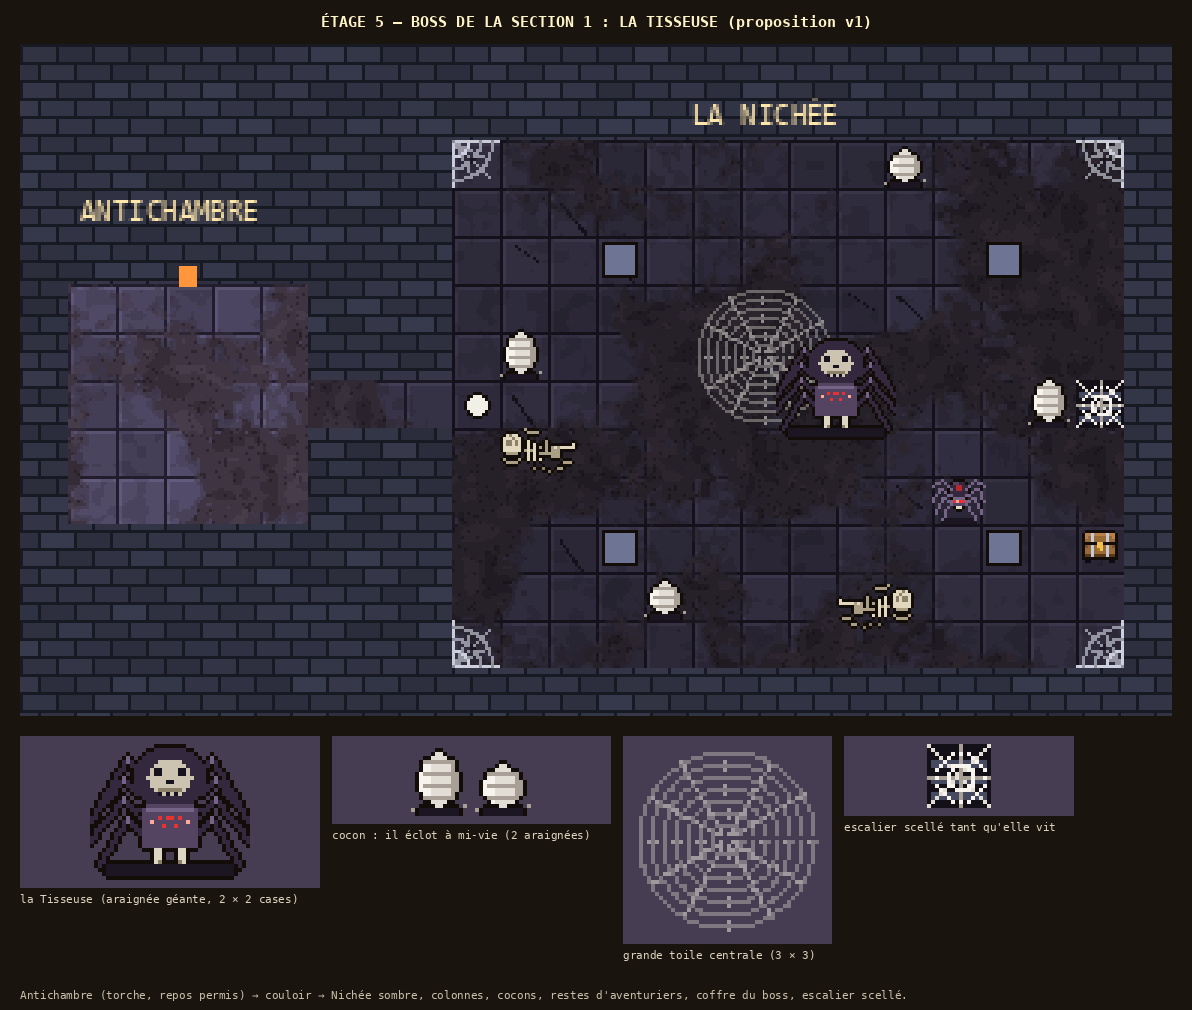

Reproduce this figure in Python.
"""Étage du boss de la section 1, v1 (Thomas, 2026-11-11 : « Fais une proposition d'étage boss »).

Plan proposé : arrivée → antichambre (calme, torche) → couloir → la NICHÉE (grande salle sombre, couverte de toiles,
colonnes, cocons, restes d'aventuriers) où attend l'Araignée géante ; l'escalier est derrière elle, scellé par une toile
tant qu'elle vit. Écrit art/boss_v1.png. Lancer depuis la racine du dépôt.
"""
import os, sys, math
sys.path.insert(0, os.path.dirname(os.path.abspath(__file__)))
import numpy as np
from PIL import Image, ImageDraw
from pix import grid, to_img, up, font, hash2
from dortoir_v2 import Sprite, C, T, walls
from sols_v1 import floor_b
from trainards_v2 import skeleton, cobweb
from araignee_v1 import giant, spider
from salles_v1 import chest_sprite
from planche import planche

C.update({"silk": (226, 222, 214, 255), "silk_d": (168, 160, 150, 255), "silk_l": (246, 244, 236, 255), "egg": (198, 190, 170, 255)})


def cocoon(big=False):
    """Cocon de soie accroché au sol par des fils : il éclot (2 petites araignées) quand la reine est à mi-vie."""
    s = Sprite(14, 18)
    s.r(2, 16, 10, 2, "shadow")
    h = 14 if big else 11
    for y in range(18 - h - 2, 16):
        t = (y - (18 - h - 2)) / h
        hw = 5.2 * math.sin(math.pi * min(1, t * 0.95 + 0.05))
        for x in range(14):
            if abs(x - 6.5) <= hw:
                s.p(x, y, "silk_l" if x < 5 else "silk_d" if x > 9 else "silk")
    for y in range(18 - h, 15, 3):
        s.r(3, y, 8, 1, "silk_d")
    s.done()
    s.p(0, 16, "silk_d").p(13, 15, "silk_d")
    return s


def web_hub():
    """Grande toile au sol au centre de la nichée (3 × 3 cases) : rayons et spirale."""
    W = 48
    s = Sprite(W, W)
    c = (W - 1) / 2
    for a in range(12):
        ang = a * math.pi / 6
        for r in range(2, 23):
            s.p(int(round(c + math.cos(ang) * r)), int(round(c + math.sin(ang) * r)), (220, 218, 210, 150))
    for r in range(4, 23, 3):
        for k in range(int(2 * math.pi * r)):
            ang = k / r
            s.p(int(round(c + math.cos(ang) * r)), int(round(c + math.sin(ang) * r)), (200, 198, 190, 110))
    return s


def sealed_stairs():
    """Escalier qui descend, scellé par une épaisse toile tant que la reine vit."""
    s = Sprite(16, 16)
    s.r(0, 0, 16, 16, (20, 16, 24, 255))
    for y in (4, 8, 12):
        s.r(1, y, 14, 2, (70, 74, 96, 255))
    for i in range(16):
        s.p(i, i, "silk").p(15 - i, i, "silk").p(i, 8, "silk_d").p(8, i, "silk_d")
    for r in (3, 6):
        for k in range(24):
            ang = k * math.pi / 12
            s.p(int(round(8 + math.cos(ang) * r)), int(round(8 + math.sin(ang) * r)), "silk_l")
    return s


if __name__ == "__main__":
    # Plan : antichambre 5 × 5 à gauche, couloir, nichée 13 × 10 à droite.
    IW, IH = 22, 12
    W, H = (IW + 2) * T, (IH + 2) * T
    xs, ys = grid(W, H)
    base = walls(IW, IH)
    fl = floor_b(xs, ys)
    def carve(x0, y0, w, h, dark=1.0):
        base[(y0 + 1) * T:(y0 + 1 + h) * T, (x0 + 1) * T:(x0 + 1 + w) * T] = fl[(y0 + 1) * T:(y0 + 1 + h) * T, (x0 + 1) * T:(x0 + 1 + w) * T] * dark
    base[:] = base * 0.55
    carve(0, 4, 5, 5)                       # antichambre
    carve(5, 6, 3, 1, 0.8)                  # couloir
    carve(8, 1, 14, 11, 0.62)               # nichée (sombre)
    room = to_img(np.clip(base, 0, 255)).convert("RGBA")

    def put(sp, cx, cy, ox=0, oy=0):
        im = sp.img() if hasattr(sp, "img") else sp
        room.alpha_composite(im, ((cx + 1) * T + ox, (cy + 1) * T + T - im.height + oy))

    # Antichambre : torche, une cache, et un message gravé.
    d = ImageDraw.Draw(room)
    d.rectangle([(1 + 2) * T + 5, 4 * T + 10, (1 + 2) * T + 10, 4 * T + 16], fill=(255, 150, 60))
    # Nichée : toiles dans les coins, grande toile centrale, colonnes, cocons, restes, coffre, escalier scellé.
    room.alpha_composite(cobweb().img(), (9 * T, 2 * T))
    room.alpha_composite(cobweb().img().transpose(Image.FLIP_LEFT_RIGHT), (22 * T, 2 * T))
    room.alpha_composite(cobweb().img().transpose(Image.FLIP_TOP_BOTTOM), (9 * T, 12 * T))
    room.alpha_composite(cobweb().img().transpose(Image.ROTATE_180), (22 * T, 12 * T))
    room.alpha_composite(web_hub().img(), (14 * T, 5 * T))
    for (x, y) in ((11, 3), (19, 3), (11, 9), (19, 9)):
        d.rectangle([(x + 1) * T + 2, (y + 1) * T + 2, (x + 2) * T - 3, (y + 2) * T - 3], fill=(110, 116, 148), outline=(18, 13, 8))
    for (x, y, b) in ((9, 5, True), (12, 10, False), (20, 6, True), (17, 1, False)):
        put(cocoon(b), x, y)
    room.alpha_composite(skeleton().img(), (10 * T, 8 * T))
    room.alpha_composite(skeleton().img().transpose(Image.FLIP_LEFT_RIGHT), (17 * T, 11 * T + 4))
    room.alpha_composite(sealed_stairs().img(), (22 * T, 7 * T))
    put(chest_sprite(), 21, 9)
    put(giant(), 15, 6, ox=-4, oy=4)
    put(spider("idle", 0), 18, 8)
    # Héros à l'entrée de la nichée (repère d'échelle).
    d.ellipse([9 * T + 4, 7 * T + 4, 10 * T - 4, 8 * T - 4], fill=(240, 240, 230), outline=(18, 13, 8))
    # Légendes.
    f = font(9, False)
    d.text((1 * T + 4, 3 * T + 2), "ANTICHAMBRE", fill=(255, 230, 170), font=f)
    d.text((14 * T, 1 * T + 2), "LA NICHÉE", fill=(255, 230, 170), font=f)
    planche("ÉTAGE 5 — BOSS DE LA SECTION 1 : LA TISSEUSE (proposition v1)", room, [
        ("la Tisseuse (araignée géante, 2 × 2 cases)", [giant().img()]),
        ("cocon : il éclot à mi-vie (2 araignées)", [cocoon(True).img(), cocoon(False).img()]),
        ("grande toile centrale (3 × 3)", [web_hub().img()]),
        ("escalier scellé tant qu'elle vit", [sealed_stairs().img()]),
    ], "art/boss_v1.png", S=3,
        note="Antichambre (torche, repos permis) → couloir → Nichée sombre, colonnes, cocons, restes d'aventuriers, coffre du boss, escalier scellé.")
